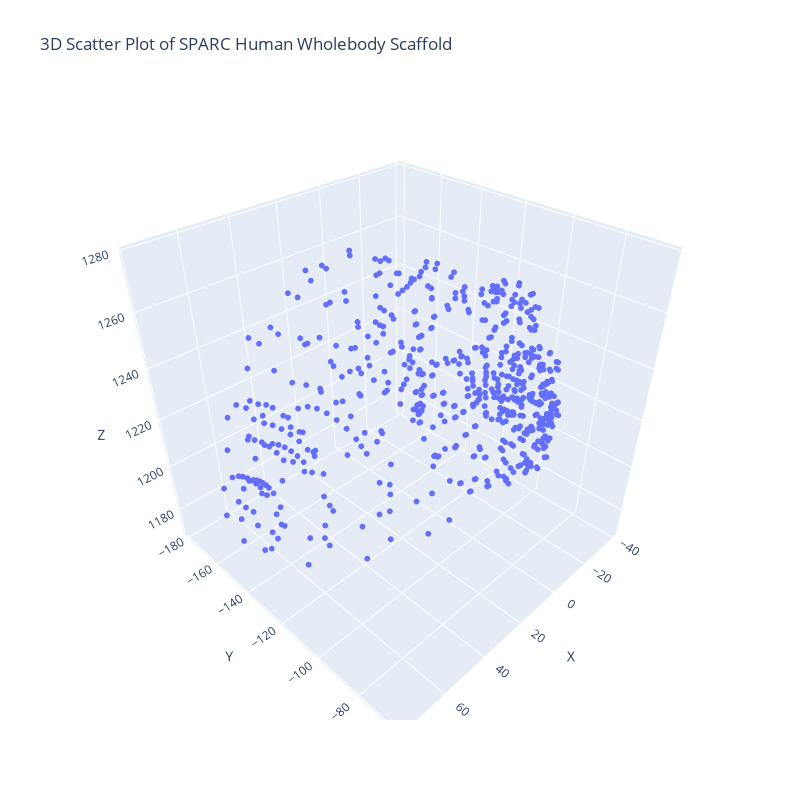

Notebook cell for this chart:
### Code cell
# Extract coordinate lists for plotting
x_vals = [node['x'] for node in heart_nodes]
y_vals = [node['y'] for node in heart_nodes]
z_vals = [node['z'] for node in heart_nodes]

# Compute a unified axis range using the min and max of all coordinate values
global_min = min(min(x_vals), min(y_vals), min(z_vals))
global_max = max(max(x_vals), max(y_vals), max(z_vals))
abs_max = max(abs(global_min), abs(global_max))
axis_range = [-abs_max, abs_max]

# Create a 3D scatter plot using Plotly
fig = go.Figure(data=[go.Scatter3d(
    x=x_vals,
    y=y_vals,
    z=z_vals,
    mode='markers',
    marker=dict(size=2)
)])
fig.update_layout(
    title='3D Scatter Plot of SPARC Human Wholebody Scaffold',
    scene=dict(
        xaxis=dict(title='X', 
                   #range=axis_range
                   ),
        yaxis=dict(title='Y',
                   #range=axis_range
                   ),
        zaxis=dict(title='Z',
                   #range=[range + 800 for range in axis_range]
                   ),
        aspectmode='cube'  # Ensures equal scale for x, y, z axes
    ),
    width=800,   # Increase width as needed
    height=800   # Increase height as needed
)

fig.show()

### Figure 1 — Plotly figure (JSON) as saved in the notebook; plotly's stock layout.template omitted (floating-point values rounded to 4 significant figures; data arrays with more than 128 entries replaced by an {"elided": "..."} marker saying what was removed)
{"data": [{"marker": {"size": 2}, "mode": "markers", "type": "scatter3d", "x": {"elided": "639 float values"}, "y": {"elided": "639 float values"}, "z": {"elided": "639 float values"}}], "layout": {"height": 800, "scene": {"aspectmode": "cube", "xaxis": {"title": {"text": "X"}}, "yaxis": {"title": {"text": "Y"}}, "zaxis": {"title": {"text": "Z"}}}, "title": {"text": "3D Scatter Plot of SPARC Human Wholebody Scaffold"}, "width": 800}}
